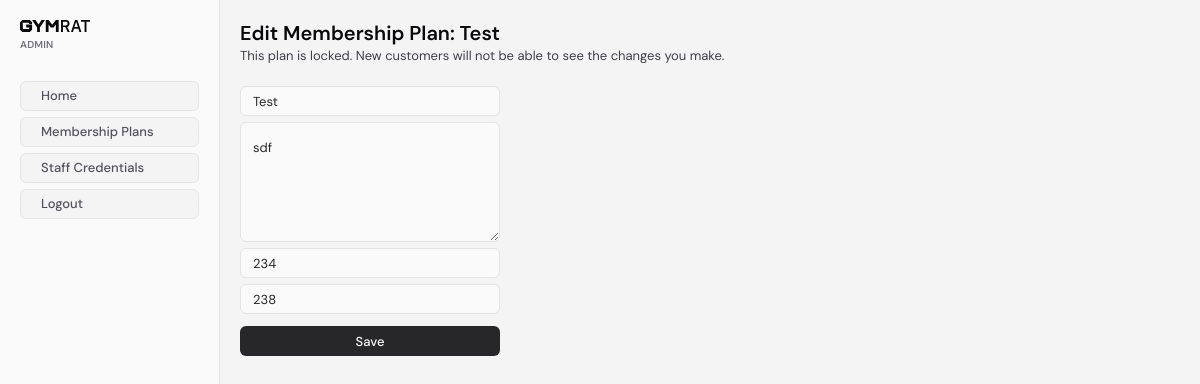
Page /staff/admin/membership-plans/edit/index.php?id=14 on the committed database.
### tables this page shows
CREATE TABLE `membership_plans` (
  `id` int(11) NOT NULL,
  `name` varchar(100) NOT NULL,
  `description` varchar(500) NOT NULL,
  `price` int(11) NOT NULL,
  `duration` int(11) NOT NULL COMMENT 'In days',
  `is_locked` tinyint(1) NOT NULL DEFAULT 1,
  `created_at` timestamp NOT NULL DEFAULT current_timestamp(),
  `updated_at` timestamp NOT NULL DEFAULT current_timestamp()
);

### db/Database.php (called while the page is built, shortened)
<?php
class Database
{
    private static null|Database $instance = null;
    private $CONFIG = [
        "host" => "localhost",
        "username" => "root",
        "password" => "",
        "dbname" => "gymrat",
    ];
    private function __construct()
    {
        try {
            $this->conn = new PDO(
                "mysql:host=" . $this->CONFIG['host'] . ";dbname=" . $this->CONFIG['dbname'],
                $this->CONFIG['username'],
                $this->CONFIG['password']
            );
        } catch (PDOException  $e) {
            die("database connection failed: " . $e->getMessage());
        }
    }
    public static function get_conn()
    {
        if (!self::$instance) {
            self::$instance = new Database();
        }
        return self::$instance->conn;
    }
}

### db/models/MembershipPlan.php (called while the page is built, shortened)
<?php
require_once __DIR__ . "/../Model.php";
class MembershipPlan extends Model
{
    protected $table = "membership_plans";
    public function fill(array $data)
    {
        $this->name = $data['name'] ?? "";
        $this->description = $data['description'] ?? "";
        $this->duration = $data['duration'] ?? 1;
        $this->is_locked = $data['is_locked'] ?? 0;
    }
    public function get_by_id(int $id)
    {
        try {
            $sql = "SELECT * FROM $this->table WHERE id = :id";
            $stmt = $this->conn->prepare($sql);
            $stmt->execute(['id' => $id]);
        } catch (PDOException $e) {
            die("[database] error fetching membership plan: " . $e->getMessage());
        }
    }
}

### db/Model.php (called while the page is built, shortened)
<?php
require_once __DIR__ . "/Database.php";
abstract class Model
{
    public function __construct()
    {
        $this->conn = Database::get_conn();
    }
}

### staff/admin/membership-plans/edit/index.php (the view, shortened to what this page needs)
<?php
require_once "../../../includes/header.php";
require_once "../../../includes/sidebar.php";
require_once "../../../../db/models/MembershipPlan.php";
$id = $_GET["id"];
$membershipPlan = new MembershipPlan();
$membershipPlan->get_by_id($id);
?>
<main>
    <h1>Edit Membership Plan: <?= $membershipPlan->name ?></h1>
    <?php if ($membershipPlan->is_locked): ?>
        <p class="paragraph">
            This plan is locked. New customers will not be able to see the changes you make.
        </p>
    <?php endif; ?>
    <form action="edit_process.php" method="post" class="form">
        <input value="<?= $membershipPlan->name ?>" type="text" class="input" placeholder="Name" required name="name" id="name">
        <textarea class="input" placeholder="Description" required name="description" id="description"><?= $membershipPlan->description ?></textarea>
        <input value="<?= $membershipPlan->price ?>" type="number" min="1" class="input" placeholder="Price" required name="price" id="price">
        <input value="<?= $membershipPlan->duration ?>" type="number" min="1" class="input" placeholder="Duration in days" required name="duration" id="duration">
        <button class="btn">Save</button>
    </form>
</main>
<?php require_once "../../../includes/footer.php"; ?>

### staff/styles/globals.css (style rules this page uses)
* { margin: 0; padding: 0; box-sizing: border-box; font-family: "DM Sans", sans-serif; font-optical-sizing: auto; }
input, select, button, textarea { outline: none; font-size: inherit; }
:root { --color-zinc-50: #fafafa; --color-zinc-100: #f4f4f5; --color-zinc-200: #e4e4e7; --color-zinc-300: #d4d4d8; --color-zinc-400: #a1a1aa; --color-zinc-500: #71717a; --color-zinc-600: #52525b; --color-zinc-700: #3f3f46; --color-zinc-800: #27272a; --color-zinc-900: #18181b; --color-zinc-950: #09090b; --color-red: #d53a3a; --color-red-light: #f05050; --color-red-light-faded: #F0505040; --color-green: #34973e; --color-green-light: #42b34d; --color-green-light-faded: #42b34d40; font-size: 13px; }
body { background-color: var(--color-zinc-100); color: var(--color-zinc-800); display: flex; }
main { padding: 20px; display: flex; min-height: 100vh; flex: 1; }

### staff/styles/components.css (style rules this page uses)
h1 { font-size: 20px; line-height: 26px; font-weight: 600; color: var(--color-zinc-950); }
.input { background-color: var(--color-zinc-50); border: 1px solid var(--color-zinc-200); height: 30px; padding: 0 12px; border-radius: 6px; color: inherit; transition: border-color 0.6s; }
.input::placeholder { color: var(--color-zinc-500); }
textarea.input { min-height: 120px; max-height: 200px; resize: vertical; padding-top: 16px; padding-bottom: 16px; }
.btn { background-color: var(--color-zinc-800); border: 1px solid var(--color-zinc-950); color: var(--color-zinc-50); border: none; border-radius: 6px; padding: 0 12px; height: 30px; cursor: pointer; transition: background-color 0.6s; font-weight: 500; user-select: none; display: flex; align-items: center; justify-content: center; }
.paragraph { font-size: 13px; color: var(--color-zinc-700); line-height: 20px; }
.form { display: flex; flex-direction: column; width: 100%; }
.form:not(.with-fields) .input { margin-bottom: 6px; }
.form .btn { margin-top: 6px; }

### staff/admin/membership-plans/membership-plans.css (style rules this page uses)
main { display: flex; flex-direction: column; }
.form { max-width: 20rem; margin-top: 20px; }

### rows in the picture
membership_plans: name "Test", description "sdf", price "234", duration "238"

### other values in the picture
$title "ADMIN"
$link['text'] "Home"
$link['text'] "Membership Plans"
$link['text'] "Staff Credentials"
